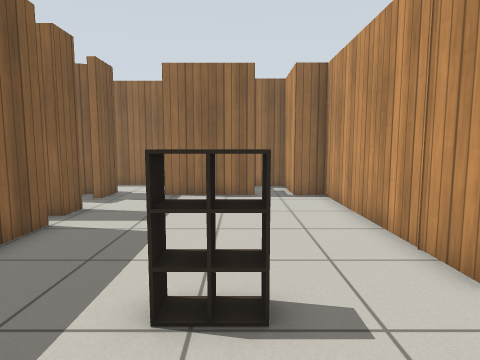
view 1 (above)

16 first-person views from a walk through a world built for the Gazebo simulator. The camera is 0.93 m above the floor, tilts 6° down and sees 75° across. The floor is counted in squares, 0.5 m on a side. Each view is taken from the middle of a square. On the plan, view 1 faces up. The plan holds only what a view shows up to about 17 squares ahead; the rest is blank. The place goes on beyond the plan. The robots in the file are not drawn. Simple patterns stand in for the simulator's built-in surfaces.

view 2
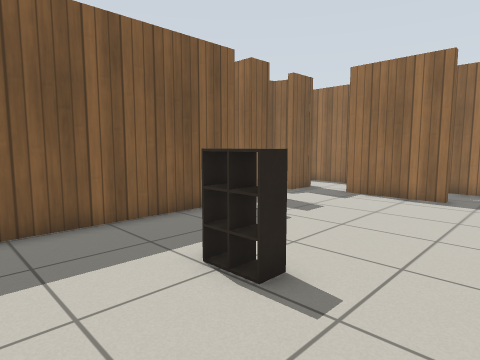

view 3
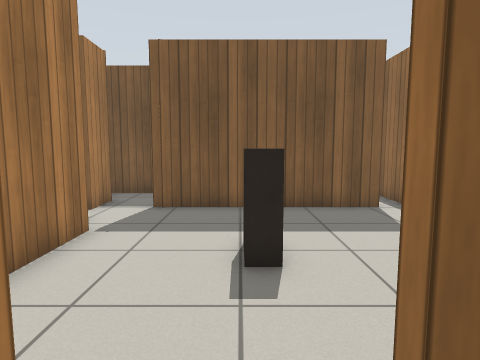

view 4
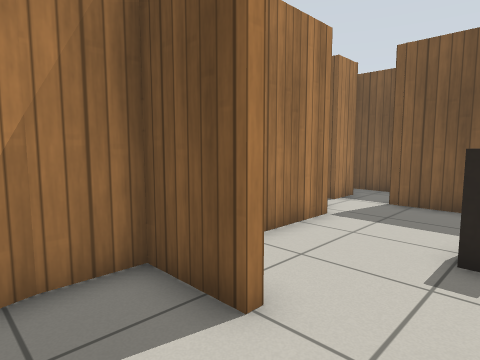

view 5
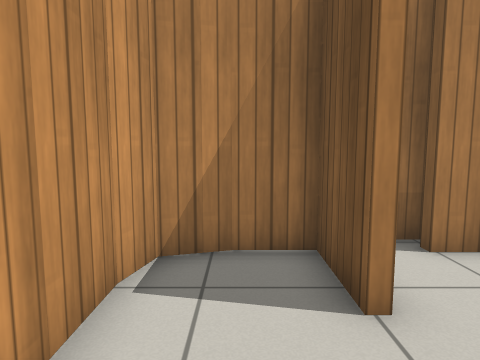

view 6
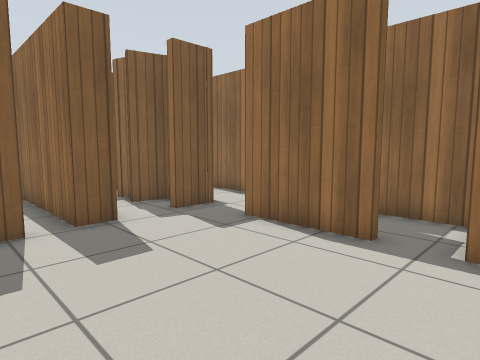

view 7
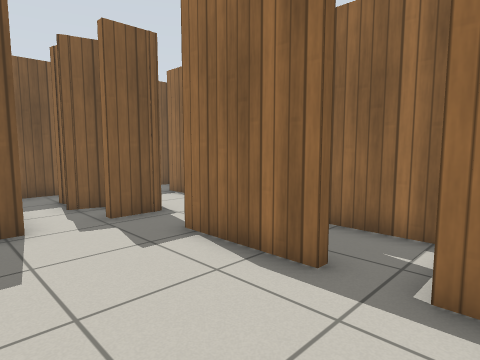

view 8
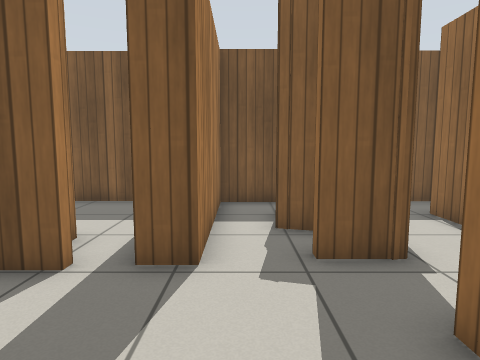

view 9
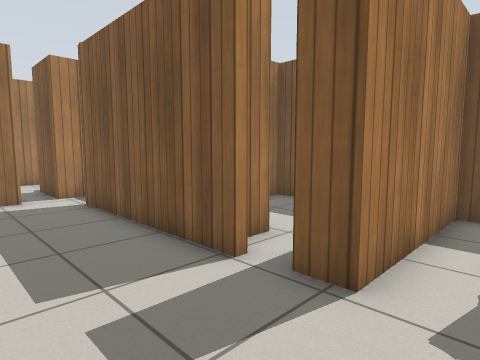

view 10
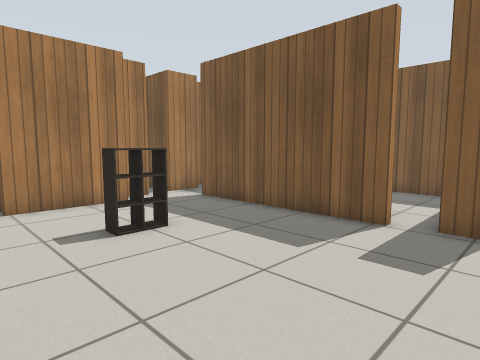

view 11
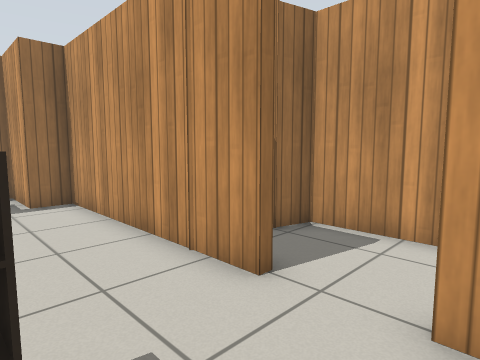

view 12
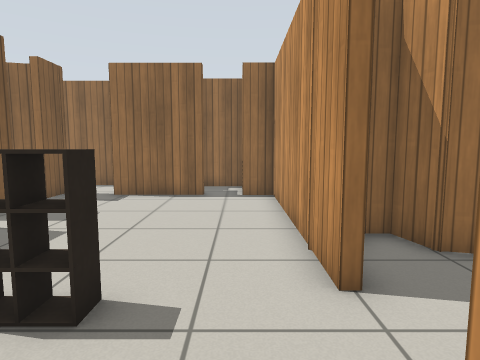

view 13
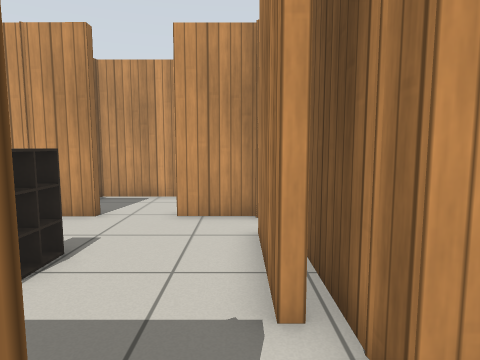

view 14
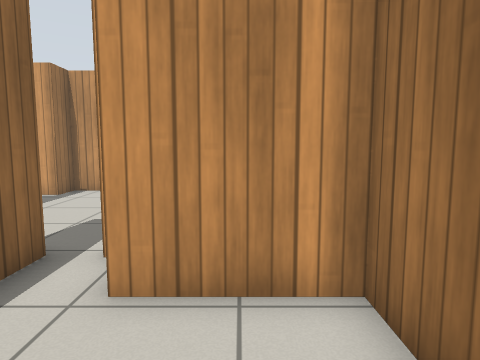

view 15
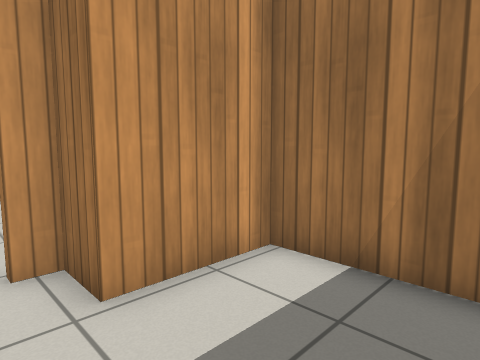

view 16
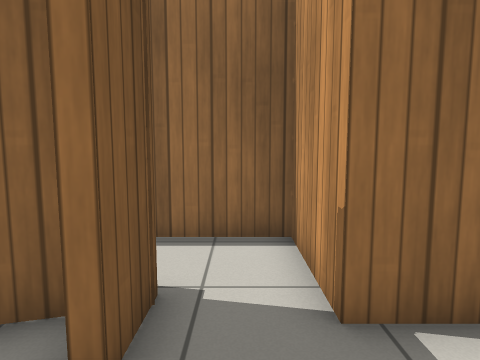

### Floor plan
Points are (right, up) in squares from view 1. A wall is a line through its corners. A room is listed if a view was taken in it or the views show most of it. See-through windows are left out.
Room 1 (views 1, 2, 6, 7, 8, 9, 10, 11, 12, 16)
walls: (-4.6, 7.4) (-4.6, 0.3); (3.7, 3.9) (3.3, 3.9) (3.3, 12.1) (2.1, 12.1) (2.1, 14.8) (-0.8, 14.8); (-6.3, 6.6) (-4.9, 6.6); (0.6, 12.1) (-3.1, 12.1) (-3.1, 13.6); (-1.9, -0.4) (1.8, -0.4); (3.3, -0.5) (3.3, 1.8); (-6.9, 11.2) (-7.1, 10.7); (-3.1, -1.6) (-3.1, -1.2) (1.9, -1.2); (-5.8, 12.3) (-6.7, 12.1) (-7.1, 10.8); (-5, 12.9) (-5, 11.2); (-5.1, 12.9) (-5, 12.4); (-4.6, -1.4) (-4.2, -1.4); (-7.8, 11.2) (-8.6, 11); (-10.5, 11.9) (-10.5, 9.3) (-4.8, 9.3) (-4.8, 8.3)
low walls: (-0.9, 3.8) (-0.9, 3); (-1, 3.7) (0.3, 3.7) (0.3, 3.1) (-1, 3.1); (-0.3, 3.8) (-0.3, 3) (-0.3, 3.5); (0.3, 3) (0.3, 3.8)
ways out: opening at (4, 2.5) to room 2; opening at (-5, -0.5) to room 3; opening at (-5, 8) to room 4; opening at (-4, 12.5)
Room 2 (views 3, 4, 5)
walls: (3.6, 1.8) (3.6, -0.4) (5.2, -0.4); (6.7, 0.9) (6.7, 5.2) (5.5, 5.5) (5.2, 6.6) (4.6, 6.6); (5, -0.5) (6.4, -0.2) (6.7, 1)
ways out: opening at (4, 2.5) to room 1
Room 3 (view 13)
walls: (-5.8, -1.2) (-4.5, -1.2); (-7.5, -0.5) (-7.5, -2.4)
ways out: opening at (-5, -0.5) to room 1
Room 4 (views 14, 15)
walls: (-10.7, 7.1) (-10.7, 3.4) (-6.3, 3.4) (-6.3, 6.6); (-4.9, 6.6) (-4.9, 7.4); (-4.8, 8.3) (-10.5, 8.3)
ways out: opening at (-5, 8) to room 1

Positions as (right, up) in squares from view 1, and headings:
1: (0, 0), facing up
2: (3, 0), facing up-left
3: (5, 3), facing left
4: (6, 4), facing down-left
5: (5, 5), facing down
6: (3, 6), facing up-left
7: (3, 8), facing up-left
8: (0, 10), facing left
9: (-1, 11), facing down-left
10: (3, 10), facing down-left
11: (0, 1), facing up-right
12: (2, 0), facing up
13: (-5, 0), facing right
14: (-10, 5), facing right
15: (-10, 8), facing down-right
16: (-4, 9), facing up
